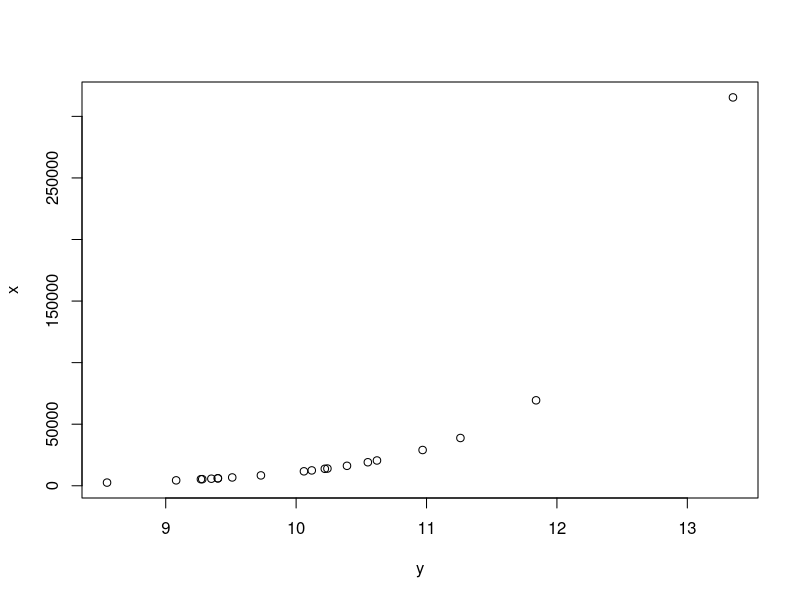
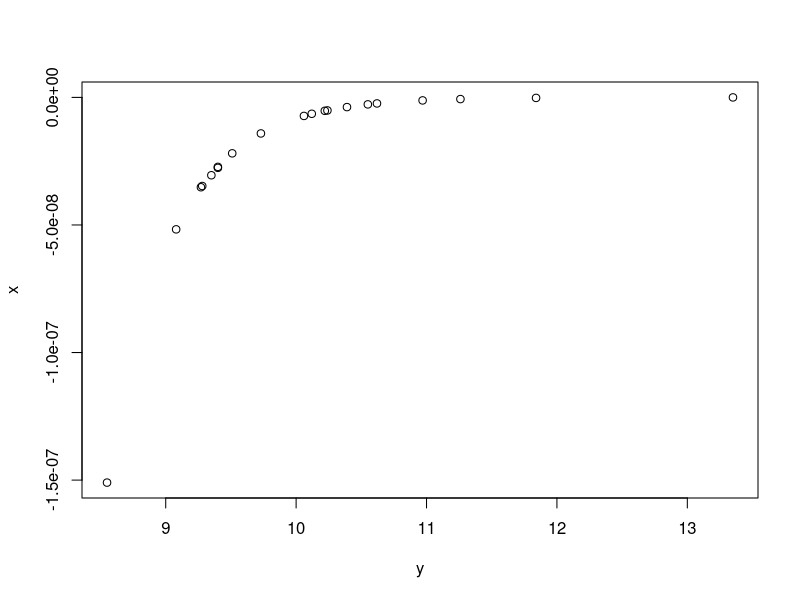
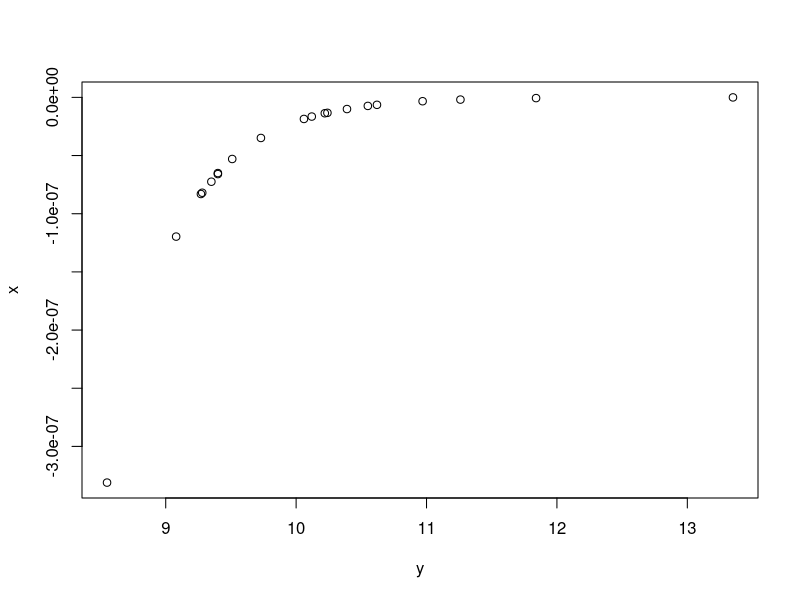
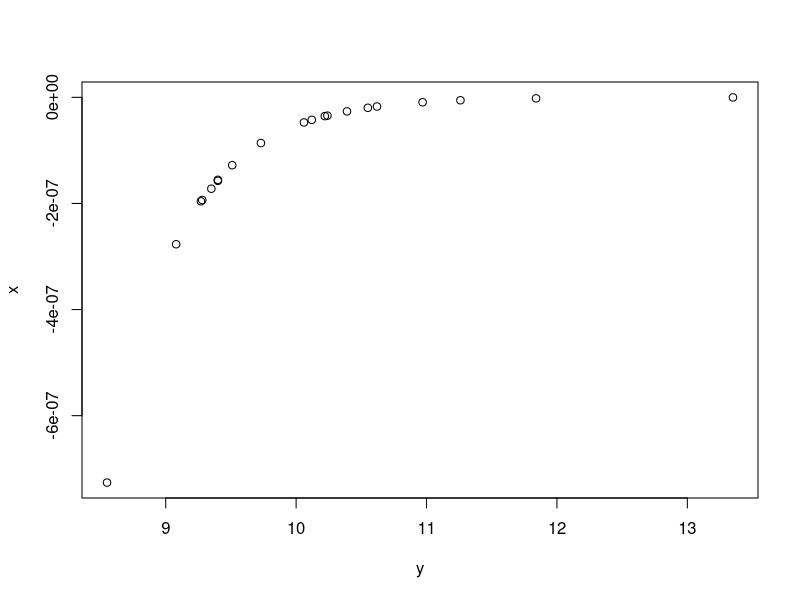
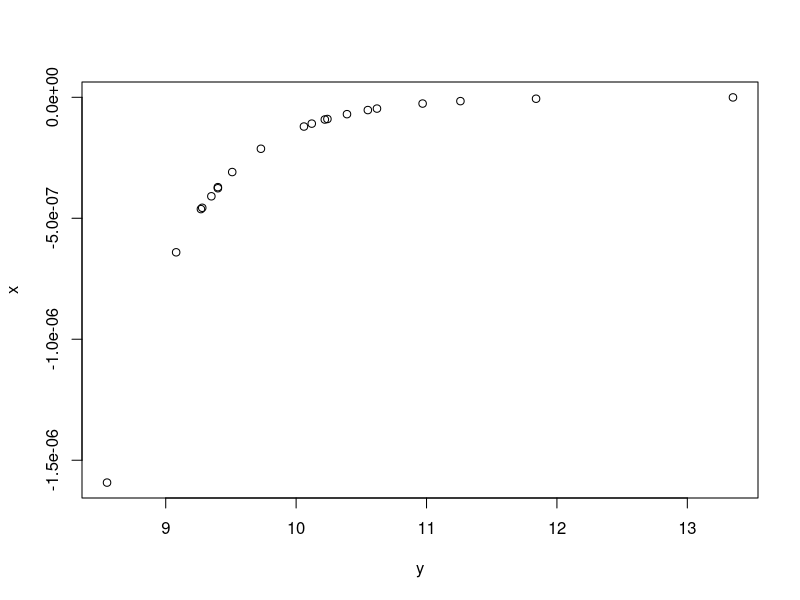
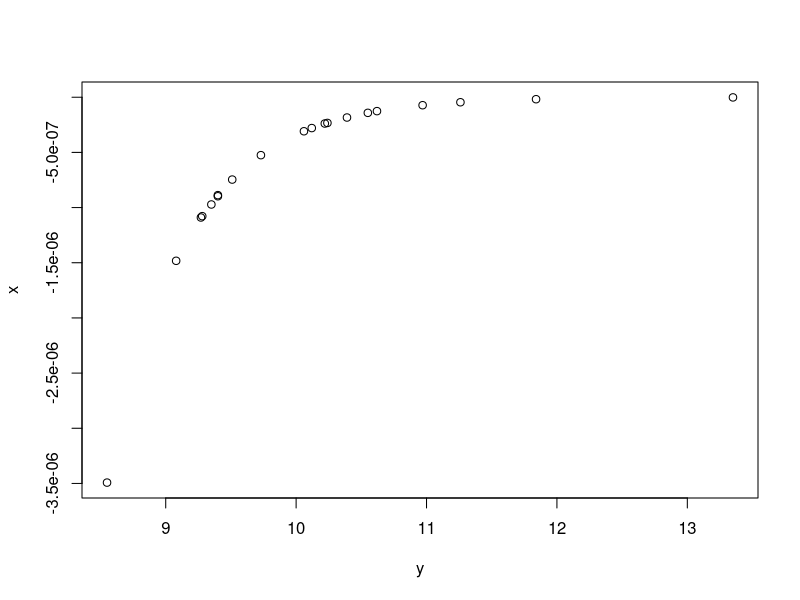
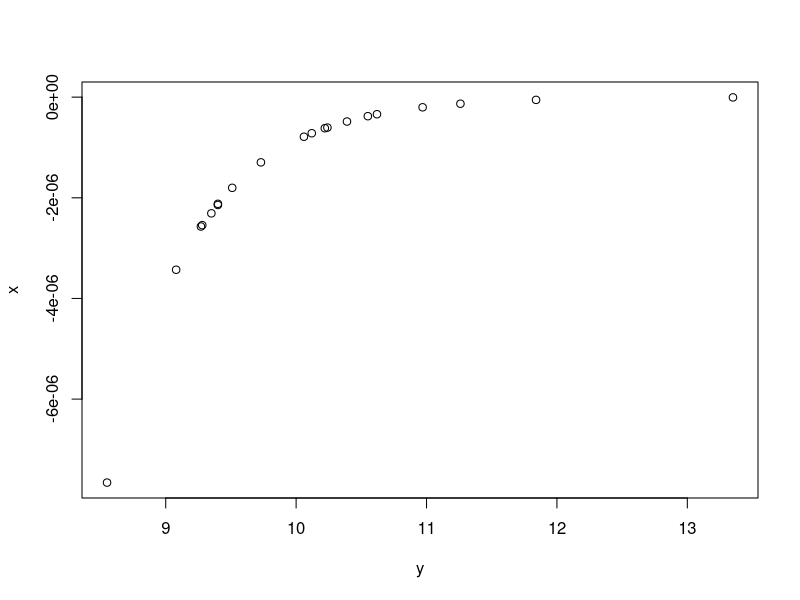
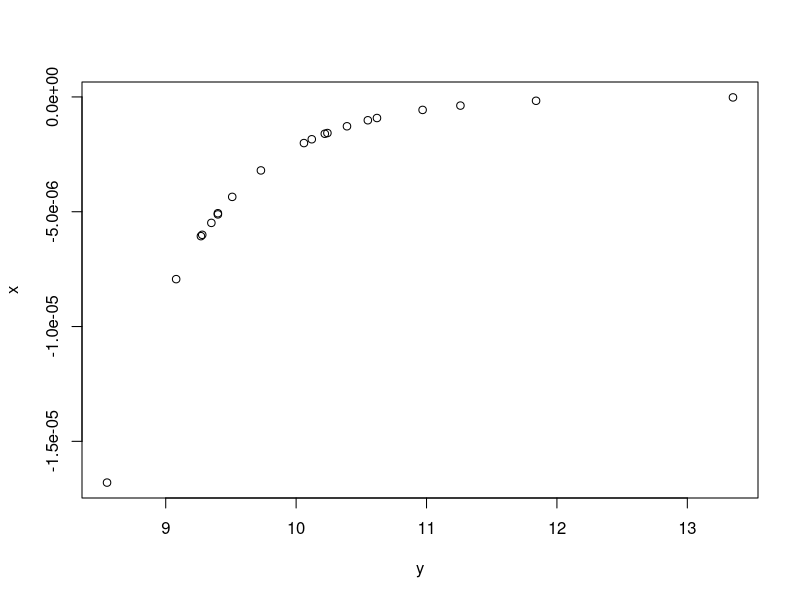

R code for these plots, in order:
#================
# 1.8.1

NA_position  <- function(x, y){
  all(is.na(x) == is.na(y))
}



#================
# 1.8.2
df <- mtcars

hetero_test <-  function(test_data){
  nams <- names(test_data)
  pred <- nams[1]
  rest <- nams[-1]
  
  f <- as.formula(paste(pred,'~',paste(rest, collapse='+')))
  fit <- lm(f,test_data)
  resid <- fit$residuals^2

  fit1 <- lm(resid~., test_data[-1])
  res <- summary(fit1)$r.squared
  return (res)
}

hetero_test(df)




#================
# 1.8.3
df <- mtcars

VIF <-  function(df){
  nams <- names(df)[-1]
  res <- NULL
  for (i in 1:length(nams)){
    one <- nams[i]
    rest <- nams[-i]
    f <- as.formula(paste(one,'~',paste(rest,collapse = '+')))
    fit <- lm(f, df)
    val <- summary(fit)$r.squared
    val <- 1/(1-val)
    names(val) <- one
    res <- c(res, val)
  } 
  return(res)
}

res <- VIF(mtcars)



#================
# 1.8.4
test_data <- as.data.frame(list(y = c(3.92, 6.11, 5.2, 5.22, 4.42, 4.24, 4.64, 4.41, 4.54, 5.11, 7.77, 3.69, 3.7, 5.27, 5.23, 5.38, 3.95, 5.44, 5.22, 4.09, 3.3, 5.41, 5.86, 4.72, 5.77, 4.65, 4.99, 3.72, 2.93, 4.5), 
                                x1 = c(5.33, 4.74, 4.99, 4.67, 6.41, 3.51, 5.06, 4.03, 4.36, 4.78, 3.95, 5.78, 4.14, 4.41, 4.55, 5.4, 4.02, 4.08, 6.84, 5.76, 6.13, 3.64, 5.25, 5.1, 2.81, 5.14, 5.81, 4.29, 5.44, 4.31), 
                                x2 = c(28.44, 22.5, 24.92, 21.79, 41.14, 12.34, 25.55, 16.22, 19.05, 22.82, 15.59, 33.41, 17.16, 19.41, 20.68, 29.16, 16.15, 16.67, 46.85, 33.12, 37.54, 13.28, 27.55, 26.02, 7.9, 26.37, 33.81, 18.41, 29.64, 18.59)))
df <- mtcars


smart_model <-  function(dframe){
  one <- names(dframe)[1]
  rest <- names(dframe)[-1]
  
  
  sub <- function(df){
    nams <- names(df)
  res <- NULL
  for (i in 1:length(nams)){
    one <- nams[i]
    rest <- nams[-i]
    f <- as.formula(paste(one,'~',paste(rest,collapse = '+')))
    fit <- lm(f, df)
    val <- summary(fit)$r.squared
    val <- 1/(1-val)
    names(val) <- one
    res <- c(res, round(val, digits=5))
  } 

  if (max(res)>10){
    new_nams <- names(res[res != max(res)])
    if (length(res)==2 && length(new_nams)==0){
      return(res[-1])
    }
    sub(df[new_nams])
  }else{
    return(res)
  }}
  
  res_names <- names(sub(dframe[rest]))
  f <- as.formula(paste(one,'~',paste(res_names,collapse = '+')))
  fit = lm(f,dframe)
  return (fit$coefficients)
}
smart_model(df)



#================
# 1.8.5

test_data <- as.data.frame(list(y = c(10.39, 10.24, 8.55, 9.08, 10.06, 10.55, 9.28, 10.97, 9.51, 10.22, 9.35, 10.12, 9.4, 9.4, 11.84, 9.27, 11.26, 13.35, 9.73, 10.62), 
                                x = c(16206.71, 13979.3, 2573.64, 4397.03, 11730.07, 19096.25, 5365.96, 29040.95, 6752.77, 13784.18, 5724.28, 12475.26, 6059.7, 6016.84, 69398.34, 5328.67, 38797.28, 315407.38, 8411.47, 20531.1)))
plot(test_data)

transform_x <-  function(test_data){

  origin_y <- test_data$x
  powers <- seq(-2,2,0.1)
  res0 <- NULL
  res1 <- NULL
  for (i in powers){
    if(i==0){
      test_data$x <- log(origin_y)
    }else if(i < 0){
      test_data$x <- -(origin_y**i)
    }else{
      test_data$x <- origin_y**i
    }
    plot(test_data)
    res0 <- c(res0, summary(lm(test_data))$r.squared)
    res1 <- c(res1, list(test_data$x))


  }
  n <- which.max(res0)
  return (res1[[n]])
}

x  <- transform_x(test_data)
x
which.max(x)
